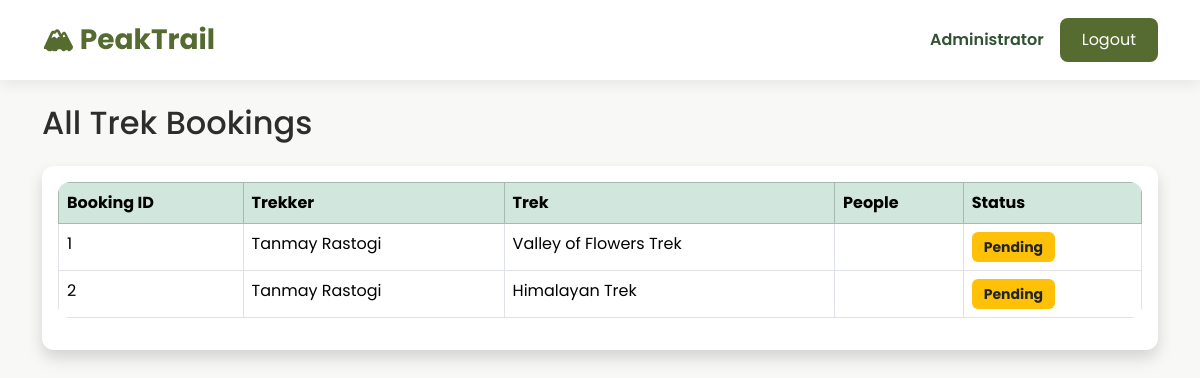
The app's page /admin/bookings (signed in), older data.
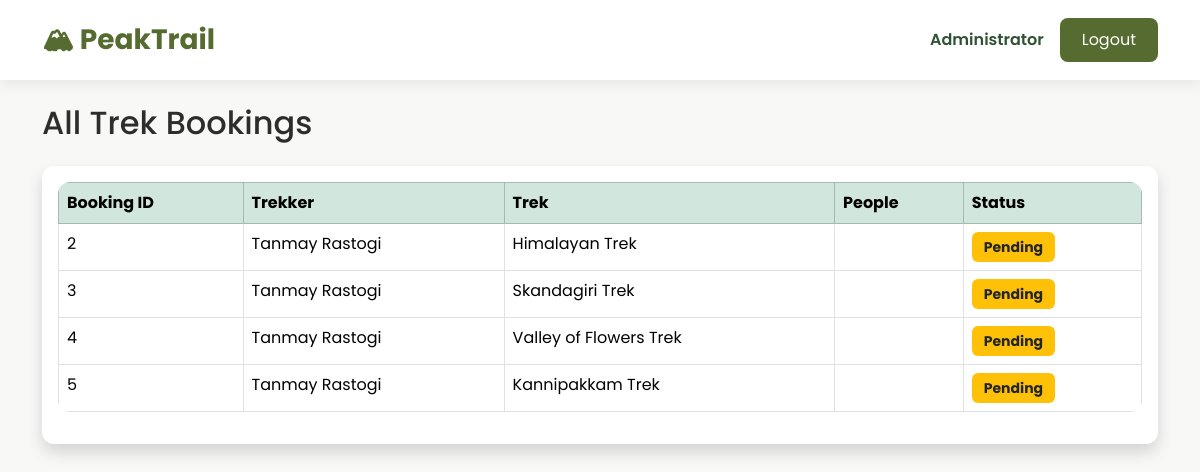
The same page, newer data.
### models/booking.py (models this page shows, shortened)
class Booking(db.Model):
    __tablename__ = "bookings"
    id = db.Column(db.Integer, primary_key=True)
    user_id = db.Column(
        db.Integer,
        db.ForeignKey("users.id"),
        nullable=False
    )
    trek_id = db.Column(
        db.Integer,
        db.ForeignKey("treks.id"),
        nullable=False
    )
    booking_date = db.Column(
        db.DateTime,
        default=datetime.utcnow
    )
    booking_status = db.Column(
        db.String(20),
        default="Booked"
    )
    payment_status = db.Column(
        db.String(20),
        default="Pending"
    )

### models/user.py (models this page shows, shortened)
class User(UserMixin, db.Model):
    __tablename__ = "users"
    id = db.Column(db.Integer, primary_key=True)
    name = db.Column(db.String(100), nullable=False)
    email = db.Column(db.String(120), unique=True, nullable=False)
    password = db.Column(db.String(255), nullable=False)
    role = db.Column(db.String(20), nullable=False)
    is_active = db.Column(db.Boolean, default=True)
    is_blacklisted = db.Column(db.Boolean, default=False)
    created_at = db.Column(db.DateTime, default=datetime.utcnow)
    bookings = db.relationship("Booking", backref="user", lazy=True)
    staff_profile = db.relationship(
        "StaffProfile",
        backref="user",
        uselist=False
    )

### models/trek.py (models this page shows, shortened)
class Trek(db.Model):
    __tablename__ = "treks"
    id = db.Column(db.Integer, primary_key=True)
    trek_name = db.Column(db.String(100), nullable=False)
    location = db.Column(db.String(100), nullable=False)
    image_url = db.Column(db.String(500))
    price = db.Column(
        db.Float,
        nullable=False,
        default=0
    )
    difficulty = db.Column(db.String(20), nullable=False)
    duration = db.Column(db.Integer, nullable=False)
    available_slots = db.Column(db.Integer, nullable=False)
    description = db.Column(db.Text)
    start_date = db.Column(db.Date, nullable=False)
    end_date = db.Column(db.Date, nullable=False)
    status = db.Column(
        db.String(20),
        default="Open"
    )
    assigned_staff_id = db.Column(
        db.Integer,
        db.ForeignKey("staff_profiles.id"),
        nullable=True
    )
    bookings = db.relationship(
        "Booking",
        backref="trek",
        lazy=True
    )

### routes/admin.py (the view)
@admin.route("/admin/bookings")
@login_required
def view_bookings():
    if current_user.role != "admin":
        flash("Access Denied!", "danger")
        return redirect(url_for("home"))
    bookings = Booking.query.all()
    return render_template(
        "admin/view_bookings.html",
        bookings=bookings
    )

### app.py (called while the page is built)
@login_manager.user_loader
def load_user(user_id):
    return User.query.get(int(user_id))

### templates/admin/view_bookings.html (shortened to what this page needs)
{% extends "base.html" %}
{% block content %}
<h2 class="mb-4">
All Trek Bookings
</h2>
<div class="card shadow">
<div class="card-body">
<table class="table table-bordered table-hover">
<thead class="table-success">
<tr>
<th>Booking ID</th>
<th>Trekker</th>
<th>Trek</th>
<th>People</th>
<th>Status</th>
</tr>
</thead>
<tbody>
{% for booking in bookings %}
<tr>
<td>{{ booking.id }}</td>
<td>{{ booking.user.name }}</td>
<td>{{ booking.trek.trek_name }}</td>
<td>{{ booking.number_of_people }}</td>
<td>
{% if booking.status=="Confirmed" %}
<span class="badge bg-success">
Confirmed
</span>
{% elif booking.status=="Cancelled" %}
<span class="badge bg-danger">
Cancelled
</span>
{% else %}
<span class="badge bg-warning text-dark">
Pending
</span>
{% endif %}
</td>
</tr>
{% else %}
<tr>
<td colspan="5" class="text-center">
No Bookings Found
</td>
</tr>
{% endfor %}
</tbody>
</table>
</div>
</div>
{% endblock %}

Row changes from the older to the newer data that the page shows:
removed Booking: id "1", user.name "Tanmay Rastogi", trek.trek_name "Valley of Flowers Trek"
added Booking: id "3", user.name "Tanmay Rastogi", trek.trek_name "Skandagiri Trek"
added Booking: id "4", user.name "Tanmay Rastogi", trek.trek_name "Valley of Flowers Trek"
added Booking: id "5", user.name "Tanmay Rastogi", trek.trek_name "Kannipakkam Trek"
